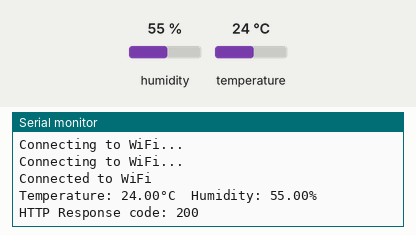
Recording of a sketch running on a simulated ESP32. On the bench: the last lines printed to the serial monitor. The test bench sets the inputs (shaded band); at power-on: humidity 55 %, temperature 24 °C. WiFi joins after 1.5 s; servers stay silent unless stated; uploads are accepted with an empty reply.

Above: at 3.2 s.
3.3 s: humidity set to 22 %
10.9 s: temperature set to 12 °C
At 12.37 s:
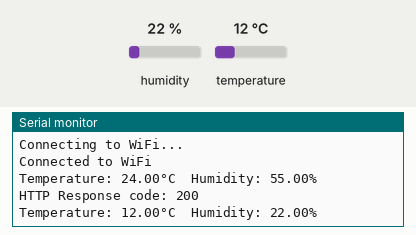
18.5 s: humidity set to 40 %
At 23.4 s:
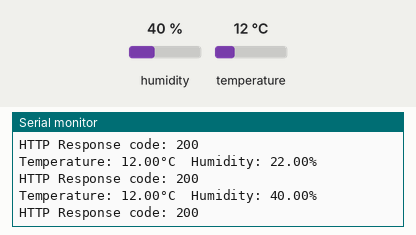

The sketch:

DHT_Ubidots.ino
```cpp
#include <WiFi.h>
#include <HTTPClient.h>
#include "DHT.h"

// Replace with your network credentials
const char* ssid = "PUT YOUR WIFI SSID HERE";
const char* password = "PUT YOUR WIFI PASSWORD HERE";

// Ubidots parameters
const char* ubidotsToken = "PUT YOUR TOKEN HERE"; // Replace with your Ubidots Token
const char* deviceLabel = "YOUR DEVICE LABEL"; // Device label
const char* temperatureVariable = "temperature"; // Temperature variable label
const char* humidityVariable = "humidity"; // Humidity variable label

// DHT22 parameters
#define DHTPIN 4 // Pin connected to DHT22
#define DHTTYPE DHT22
DHT dht(DHTPIN, DHTTYPE);

void setup() {
  Serial.begin(115200);
  dht.begin();

  // Connect to Wi-Fi
  WiFi.begin(ssid, password);
  while (WiFi.status() != WL_CONNECTED) {
    delay(1000);
    Serial.println("Connecting to WiFi...");
  }
  Serial.println("Connected to WiFi");
}

void loop() {
  // Read data from DHT22
  float humidity = dht.readHumidity();
  float temperature = dht.readTemperature();

  // Check if any reads failed and exit early
  if (isnan(humidity) || isnan(temperature)) {
    Serial.println("Failed to read from DHT sensor!");
    return;
  }

  // Print data to Serial Monitor
  Serial.print("Temperature: ");
  Serial.print(temperature);
  Serial.print("°C  Humidity: ");
  Serial.print(humidity);
  Serial.println("%");

  // Send data to Ubidots
  if(WiFi.status() == WL_CONNECTED){
    HTTPClient http;
    String serverPath = "http://things.ubidots.com/api/v1.6/devices/" + String(deviceLabel);
//if you are a industrial user use: http://industrial.api.ubidots.com/api/v1.6/devices/


    // Prepare the payload in JSON format
    String payload = "{\"" + String(temperatureVariable) + "\": " + String(temperature) + ", ";
    payload += "\"" + String(humidityVariable) + "\": " + String(humidity) + "}";

    http.begin(serverPath.c_str());
    http.addHeader("Content-Type", "application/json");
    http.addHeader("X-Auth-Token", ubidotsToken);

    int httpResponseCode = http.POST(payload);

    if (httpResponseCode > 0) {
      Serial.print("HTTP Response code: ");
      Serial.println(httpResponseCode);
    } else {
      Serial.print("Error code: ");
      Serial.println(httpResponseCode);
    }

    // Free resources
    http.end();
  } else {
    Serial.println("WiFi Disconnected");
  }

  // Wait 10 seconds before sending the next data
  delay(10000);
}
```

Measured:
- after the input at 10.9 s, the serial monitor: prints a new line after 1.3 s (image 1)
- after the input at 18.5 s, the serial monitor: prints a new line after 3.9 s (image 2)
